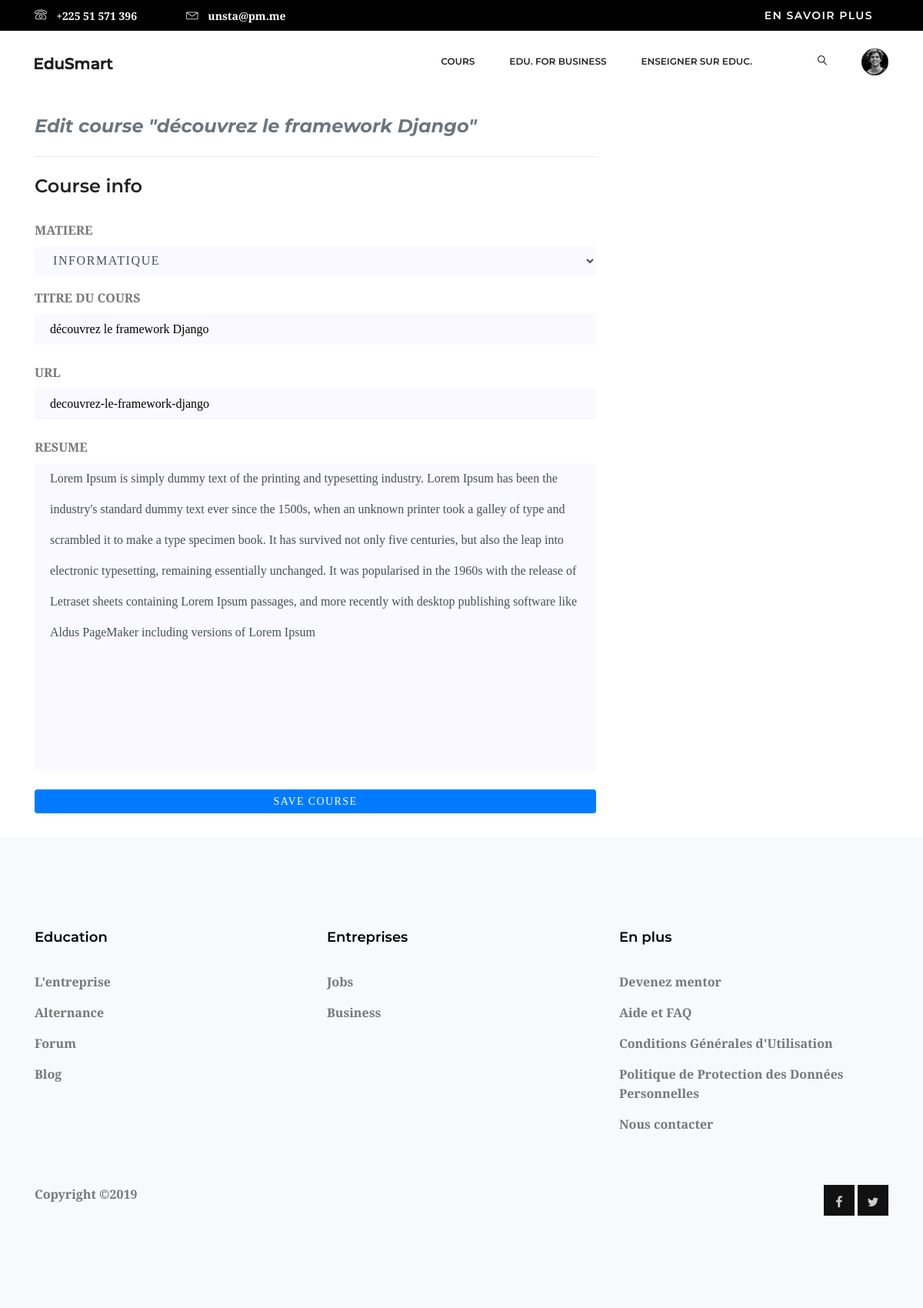
/cours/edit/5/ (signed in), run on the app's committed database.
### cours/models.py (models this page shows, shortened)
class Cours(models.Model):
    instructeur = models.ForeignKey(User, on_delete=models.CASCADE)
    etudiants = models.ManyToManyField(User, related_name='rejoindre_cours', blank=True)
    matiere = models.ForeignKey(Matieres, related_name='cours', on_delete=models.CASCADE)
    title = models.CharField('Titre du Cours', max_length=200)
    slug = models.SlugField('URL', max_length=200, unique=True)
    resume = models.TextField()
    date_de_creation = models.DateField('Date de création du Cours', auto_now_add=True)
    class Meta:
        ordering = ['-date_de_creation']

### cours/views.py (the view)
# urls.py: path('edit/<pk>/', views.CoursUpdateView.as_view(), name='cours_edit'),
class CoursUpdateView(PermissionRequiredMixin, InstructeurCoursEditMixin, UpdateView):
    permission_required = 'cours.change_cours'

### cours/models.py (called while the page is built)
    def __str__(self):
        return self.title

### cours/views.py (called while the page is built)
    def get_queryset(self):
        queryset = super(InstructeurMixin, self).get_queryset()
        return queryset.filter(instructeur=self.request.user)

### cours/templates/cours/gestion/cours/formulaire_cours.html (shortened to what this page needs)
{% extends "base.html" %}
{% load widget_tweaks %}
{% block content %}
    <div class="popular_courses">
        <div class="container">
            <div class="row pb-3">
                <div class="col-lg-8 col-md-8">
                    <h3 class="font-italic text-muted mb-1 font-weight-bold">
                        {% if object %}
                            Edit course "{{ object.title|safe }}"
                        {% else %}
                            Create a new course
                        {% endif %}
                    </h3>
                    <hr class="my-4">
                    <h3 class="mb-30 title_color">Course info</h3>
                    <form action="" method="post">
                        <div class="mt-10">
                            <div class="form-select" id="default-select">
                                <label for="{{ form.matiere.id_for_label }}">
                                {{ form.matiere.label|upper }}</label>
                                {{ form.matiere|add_class:"form-control single-input shadow-none text-uppercase" }}
                            </div>
                        </div>
                        <div class="mt-5">
                            <label for="{{ form.title.id_for_label }}">
                            {{ form.title.label|upper }}</label>
                            {{ form.title|add_class:"single-input" }}
                        </div>
                        <div class="mt-4">
                            <label for="{{ form.slug.id_for_label }}">
                            {{ form.slug.label|upper }}</label>
                            {{ form.slug|add_class:"single-input" }}
                        </div>
                        <div class="my-4">
                            <label for="{{ form.resume.id_for_label }}">
                            {{ form.resume.label|upper }}</label>
                            {{ form.resume|add_class:"single-textarea form-control border-0" }}
                        </div>
                        <input type="submit" class="shadow-sm btn btn-sm btn-primary btn-block text-uppercase" value="Save course">
                    </form>
                </div>
            </div>
        </div>
    </div>
{% endblock content %}

### data on the page
Cours: title "découvrez le framework Django", matiere "informatique", slug "decouvrez-le-framework-django", resume "Lorem Ipsum is simply dummy text of the printing and typesetting industry. Lorem Ipsum has been the industry's standard dummy text ever since the 1500s, when an unknown printer took a galley of type and scrambled it to make a type specimen book. It has survived not only five centuries, but also the leap into electronic typesetting, remaining essentially unchanged. It was popularised in the 1960s with the release of Letraset sheets containing Lorem Ipsum passages, and more recently with desktop publishing software like Aldus PageMaker including versions of Lorem Ipsum"
